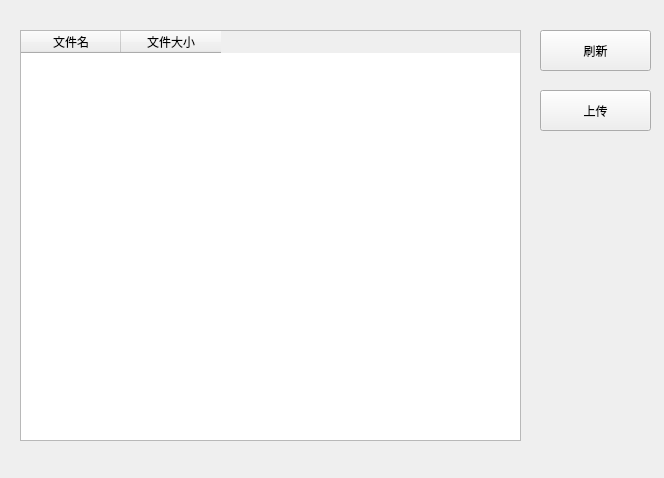
<?xml version="1.0" encoding="UTF-8"?>
<ui version="4.0">
 <class>Widget</class>
 <widget class="QWidget" name="Widget">
  <property name="geometry">
   <rect>
    <x>0</x>
    <y>0</y>
    <width>664</width>
    <height>478</height>
   </rect>
  </property>
  <property name="windowTitle">
   <string>Widget</string>
  </property>
  <widget class="QPushButton" name="refreshButton">
   <property name="geometry">
    <rect>
     <x>540</x>
     <y>30</y>
     <width>111</width>
     <height>41</height>
    </rect>
   </property>
   <property name="text">
    <string>刷新</string>
   </property>
  </widget>
  <widget class="QPushButton" name="uploadButton">
   <property name="geometry">
    <rect>
     <x>540</x>
     <y>90</y>
     <width>111</width>
     <height>41</height>
    </rect>
   </property>
   <property name="text">
    <string>上传</string>
   </property>
  </widget>
  <widget class="QTableWidget" name="fileListWidget">
   <property name="geometry">
    <rect>
     <x>20</x>
     <y>30</y>
     <width>501</width>
     <height>411</height>
    </rect>
   </property>
   <column>
    <property name="text">
     <string>文件名</string>
    </property>
   </column>
   <column>
    <property name="text">
     <string>文件大小</string>
    </property>
   </column>
  </widget>
 </widget>
 <resources/>
 <connections>
  <connection>
   <sender>refreshButton</sender>
   <signal>clicked()</signal>
   <receiver>Widget</receiver>
   <slot>Refresh()</slot>
   <hints>
    <hint type="sourcelabel">
     <x>580</x>
     <y>50</y>
    </hint>
    <hint type="destinationlabel">
     <x>663</x>
     <y>186</y>
    </hint>
   </hints>
  </connection>
  <connection>
   <sender>uploadButton</sender>
   <signal>clicked()</signal>
   <receiver>Widget</receiver>
   <slot>Upload()</slot>
   <hints>
    <hint type="sourcelabel">
     <x>599</x>
     <y>103</y>
    </hint>
    <hint type="destinationlabel">
     <x>636</x>
     <y>217</y>
    </hint>
   </hints>
  </connection>
 </connections>
 <slots>
  <slot>Refresh()</slot>
  <slot>Upload()</slot>
 </slots>
</ui>
